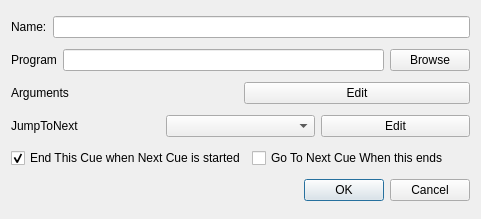
<?xml version="1.0" encoding="UTF-8"?>
<ui version="4.0">
 <class>EditCue</class>
 <widget class="QDialog" name="EditCue">
  <property name="geometry">
   <rect>
    <x>0</x>
    <y>0</y>
    <width>481</width>
    <height>219</height>
   </rect>
  </property>
  <property name="windowTitle">
   <string>Edit Cue</string>
  </property>
  <layout class="QVBoxLayout" name="verticalLayout">
   <item>
    <layout class="QHBoxLayout" name="nameLayout">
     <item>
      <widget class="QLabel" name="nameLabel">
       <property name="text">
        <string>Name:</string>
       </property>
      </widget>
     </item>
     <item>
      <widget class="QLineEdit" name="nameEdit"/>
     </item>
    </layout>
   </item>
   <item>
    <layout class="QHBoxLayout" name="programLayout">
     <item>
      <widget class="QLabel" name="programLabel">
       <property name="text">
        <string>Program</string>
       </property>
      </widget>
     </item>
     <item>
      <widget class="QLineEdit" name="programEdit"/>
     </item>
     <item>
      <widget class="QPushButton" name="browseProgramButton">
       <property name="text">
        <string>Browse</string>
       </property>
      </widget>
     </item>
    </layout>
   </item>
   <item>
    <layout class="QHBoxLayout" name="argumentLayout">
     <item>
      <widget class="QLabel" name="argumentLabel">
       <property name="text">
        <string>Arguments</string>
       </property>
      </widget>
     </item>
     <item>
      <widget class="QPushButton" name="editArgument">
       <property name="text">
        <string>Edit</string>
       </property>
      </widget>
     </item>
    </layout>
   </item>
   <item>
    <layout class="QHBoxLayout" name="jumpLayout">
     <item>
      <widget class="QLabel" name="jumpLabel">
       <property name="text">
        <string>JumpToNext</string>
       </property>
      </widget>
     </item>
     <item>
      <widget class="QComboBox" name="jumpSelectBox"/>
     </item>
     <item>
      <widget class="QPushButton" name="editJumpButton">
       <property name="text">
        <string>Edit</string>
       </property>
      </widget>
     </item>
    </layout>
   </item>
   <item>
    <layout class="QHBoxLayout" name="jumpControlLayout">
     <item>
      <widget class="QCheckBox" name="endOnNextCheckBox">
       <property name="text">
        <string>End This Cue when Next Cue is started</string>
       </property>
       <property name="checked">
        <bool>true</bool>
       </property>
      </widget>
     </item>
     <item>
      <widget class="QCheckBox" name="jumpOnEndCheckBox">
       <property name="text">
        <string>Go To Next Cue When this ends</string>
       </property>
      </widget>
     </item>
    </layout>
   </item>
   <item>
    <widget class="QDialogButtonBox" name="buttonBox">
     <property name="orientation">
      <enum>Qt::Horizontal</enum>
     </property>
     <property name="standardButtons">
      <set>QDialogButtonBox::Cancel|QDialogButtonBox::Ok</set>
     </property>
    </widget>
   </item>
  </layout>
 </widget>
 <resources/>
 <connections>
  <connection>
   <sender>buttonBox</sender>
   <signal>accepted()</signal>
   <receiver>EditCue</receiver>
   <slot>accept()</slot>
   <hints>
    <hint type="sourcelabel">
     <x>248</x>
     <y>254</y>
    </hint>
    <hint type="destinationlabel">
     <x>157</x>
     <y>274</y>
    </hint>
   </hints>
  </connection>
  <connection>
   <sender>buttonBox</sender>
   <signal>rejected()</signal>
   <receiver>EditCue</receiver>
   <slot>reject()</slot>
   <hints>
    <hint type="sourcelabel">
     <x>316</x>
     <y>260</y>
    </hint>
    <hint type="destinationlabel">
     <x>286</x>
     <y>274</y>
    </hint>
   </hints>
  </connection>
 </connections>
</ui>
